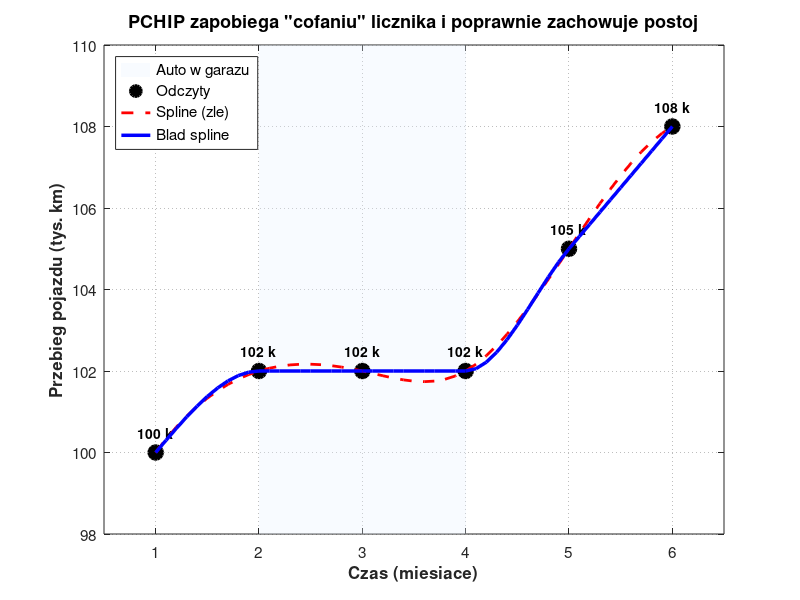

MATLAB code to generate this figure:
% Przebieg samochodu w kolejnych miesiacach (w tys. km)
% Samochod nastepnie stal u mechanika przez 3 miesiace.
miesiace = 1:6;
przebieg = [100, 102, 102, 102, 105, 108]; 

% Generujemy ciagly przebieg
szczeg_mies = 1:0.1:6;
przebieg_pchip = interp1(miesiace, przebieg, szczeg_mies, 'pchip');
przebieg_spline = interp1(miesiace, przebieg, szczeg_mies, 'spline');

figure('Position', [100, 100, 900, 600]);

% 1. TYLKO ODCZYTY ORAZ GARAZ
fill([2, 2, 4, 4], [98, 110, 110, 98], [0.9 0.95 1], 'EdgeColor', 'none', 'FaceAlpha', 0.3);
hold on;
plot(miesiace, przebieg, 'ko', 'MarkerSize', 10, 'LineWidth', 2, 'MarkerFaceColor', 'k');

for i = 1:length(miesiace)
    text(miesiace(i), przebieg(i) + 0.5, sprintf('%.0f k', przebieg(i)), ...
         'HorizontalAlignment', 'center', 'FontSize', 10, 'FontWeight', 'bold');
end

xlabel('Czas (miesiace)', 'FontSize', 14, 'FontWeight', 'bold');
ylabel('Przebieg pojazdu (tys. km)', 'FontSize', 14, 'FontWeight', 'bold');
title('Analiza przebiegu auta - postoj w garazu', 'FontSize', 14, 'FontWeight', 'bold');
legend({'Auto w garazu (brak jazdy)', 'Odczyty co miesiac'}, 'Location', 'northwest', 'FontSize', 11);
grid on;
xlim([0.5, 6.5]);
ylim([98, 110]);
set(gca, 'FontSize', 11, 'XTick', 1:6);
set(gca, 'GridAlpha', 0.3, 'GridLineStyle', ':');

disp('Wcisnij dowolny klawisz, aby sprawdzic zachowanie wygładzania spline...');
pause;

% 2. ZLE ZACHOWANIE SPLINE
plot(szczeg_mies, przebieg_spline, 'r--', 'LineWidth', 2);
[~, idx] = min(przebieg_spline);
%plot(szczeg_mies(idx), przebieg_spline(idx), 'r*', 'MarkerSize', 10);
legend({'Auto w garazu', 'Odczyty co miesiac', 'Spline (Licznik sie cofa - ZLE!)'}, 'Location', 'northwest', 'FontSize', 11);
title('Problem z metoda spline - niefizyczne zachowanie', 'FontSize', 13, 'FontWeight', 'bold');

disp('Wcisnij dowolny klawisz, aby sprawdzic metode pchip...');
pause;

% 3. POPRAWNE ZACHOWANIE PCHIP
plot(szczeg_mies, przebieg_pchip, 'b-', 'LineWidth', 2.5);
legend({'Auto w garazu', 'Odczyty', 'Spline (zle)', 'Blad spline', 'PCHIP (Licznik stoi bezpiecznie)'}, 'Location', 'northwest', 'FontSize', 11);
title('PCHIP zapobiega "cofaniu" licznika i poprawnie zachowuje postoj', 'FontSize', 13, 'FontWeight', 'bold');
